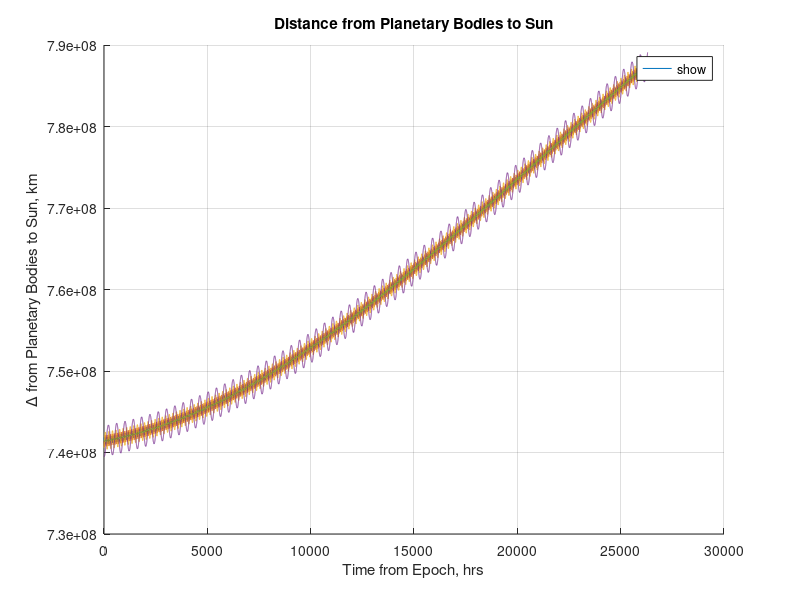

The MATLAB script that drew this image: (Note: this script raises an error after producing the figure.)
%% Housekeeping, sweep sweep
close all; clear all; clc;

%% Read In Data
Io2Sun = xlsread('Io_to_Sun.csv','A2:D26306');
Gany2Sun = xlsread('Ganymede_to_Sun.csv','A2:D26306');
Eur2Sun = xlsread('Europa_to_Sun.csv','A2:D26306');
Call2Sun = xlsread('Callisto_to_Sun.csv','A2:D26306');
JAC2Sun = xlsread('JAC_to_Sun.csv','A2:D26306');
Jup2Sun = xlsread('Jup_to_Sun.csv','A2:D26306');
% Data Format: 7 Columns
%             | (ICRF) Vect 2 Sun |
% |Time (UTCG)|x (km)|y (km)|z (km)|

% Time Scale
% NOTE: All data is taken at 1 hour intervals beginning on 30 May 2023 1800
% and in UTCG format (reference the excel sheets depicting this). When
% reading in the time data from the excel sheet an error occurs in
% converting UTCG to numerical data. This needs to be fixed in the future
time = 0:1:length(JAC2Sun)-1; %hrs
Io2Sun(:,1) = time;
Eur2Sun(:,1) = time;
Gany2Sun(:,1) = time;
Call2Sun(:,1) = time;
JAC2Sun(:,1) = time;
Jup2Sun(:,1) = time;
%% Calculate distance of Objects from the Sun
% Calculate Euclidean norm of X,Y,Z comps: JAC 3 moon
Io.distSun = vecnorm(Io2Sun(:,2:4),2,2); % mag of dist from body 2 Sun, km
Eur.distSun = vecnorm(Eur2Sun(:,2:4),2,2); % mag of dist from body 2 Sun, km
Gany.distSun = vecnorm(Gany2Sun(:,2:4),2,2); % mag of dist from body 2 Sun, km
Call.distSun = vecnorm(Call2Sun(:,2:4),2,2); % mag of dist from body 2 Sun, km
JAC.distSun = vecnorm(JAC2Sun(:,2:4),2,2); % mag of dist from body 2 Sun, km
Jup.distSun = vecnorm(Jup2Sun(:,2:4),2,2); % mag of dist from body 2 Sun, km

figure
hold on
plot(time, Io.distSun, 'DisplayName', 'Io')
plot(time, Eur.distSun, 'DisplayName', 'Europa')
plot(time, Gany.distSun, 'DisplayName', 'Ganymede')
plot(time, Call.distSun, 'DisplayName', 'Callisto')
%plot(time, JAC.distSun, 'DisplayName', 'JAC')
plot(time, Jup.distSun, 'LineWidth',1.2, 'DisplayName', 'Jupiter')
xlabel('Time from Epoch, hrs')
ylabel('\Delta from Planetary Bodies to Sun, km')
legend('show', 'Location', 'best')
title('Distance from Planetary Bodies to Sun')
grid on
hold off

%% Calculations
%bodies = cat(3,Io2Sun(:,2:4), Eur2Sun(:,2:4), Gany2Sun(:,2:4), Call2Sun(:,2:4));
degObs = [atan2d(5268,600000), atan2d((139820*0.5),600000), atan2d(1.391e6,741e6)*10]; % Obstructions of moons, Jupiter, and the Sun
bodies = cat(3,Io2Sun, Eur2Sun, Gany2Sun, Call2Sun);
visData = RM_Obstruct(bodies, JAC2Sun(:,2:4), Jup2Sun(:,2:4), degObs);

%% Find distance to Planet
% Calculate distance from JAC to each moon
Io.dist = vecnorm(visData(:,2:4,1),2,2); % mag of dist from body 2 Sun, km
Eur.dist = vecnorm(visData(:,2:4,2),2,2); % mag of dist from body 2 Sun, km
Gany.dist = vecnorm(visData(:,2:4,3),2,2); % mag of dist from body 2 Sun, km
Call.dist = vecnorm(visData(:,2:4,4),2,2); % mag of dist from body 2 Sun, km

%% Plot observation windows of all moons
% Plot all observation windows of moons
figure
hold on
plot(time, Io.dist, 'DisplayName', 'Io')
plot(time, Eur.dist, 'DisplayName', 'Europa')
plot(time, Gany.dist, 'DisplayName', 'Ganymede')
plot(time, Call.dist, 'DisplayName', 'Callisto')
xlabel('Time from Epoch, hrs')
ylabel('\Delta from JAC to moon, km')
legend('show', 'Location', 'best')
title('Distance from JAC to Moon')
hold off
% Plot individual observation windows of moons
plotDistances(visData(:,:,1), 'Io')
plotDistances(visData(:,:,2), 'Europa')
plotDistances(visData(:,:,3), 'Ganymede')
plotDistances(visData(:,:,4), 'Callisto')

%% Calculate the schedule of planets

[hrTable, timeT] = Schedule(time, visData);

% Plot the Schedule
plotSchedule(hrTable);

%xlswrite('ObritBreakdown.xls',hrTable)



